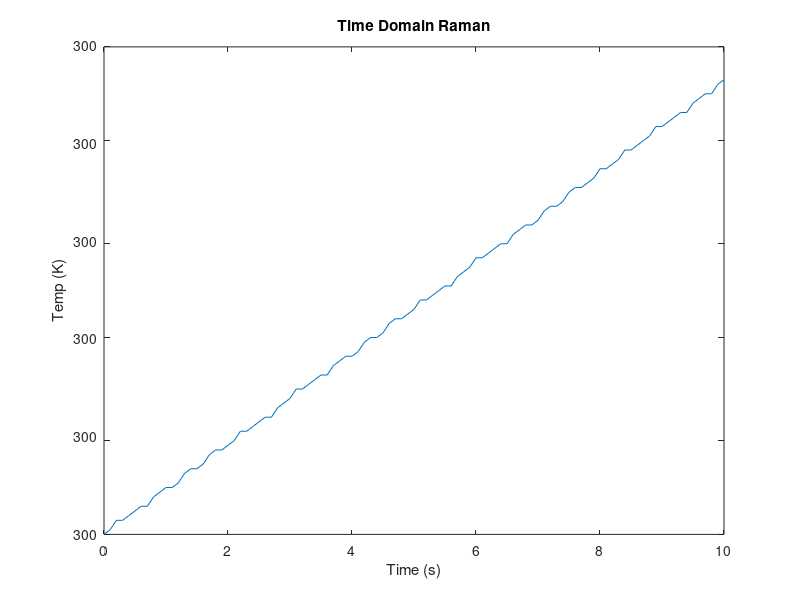
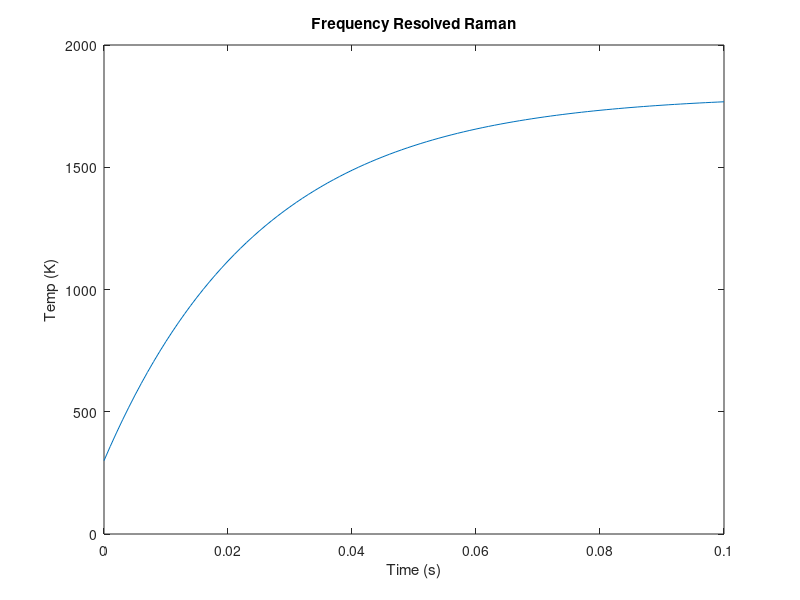
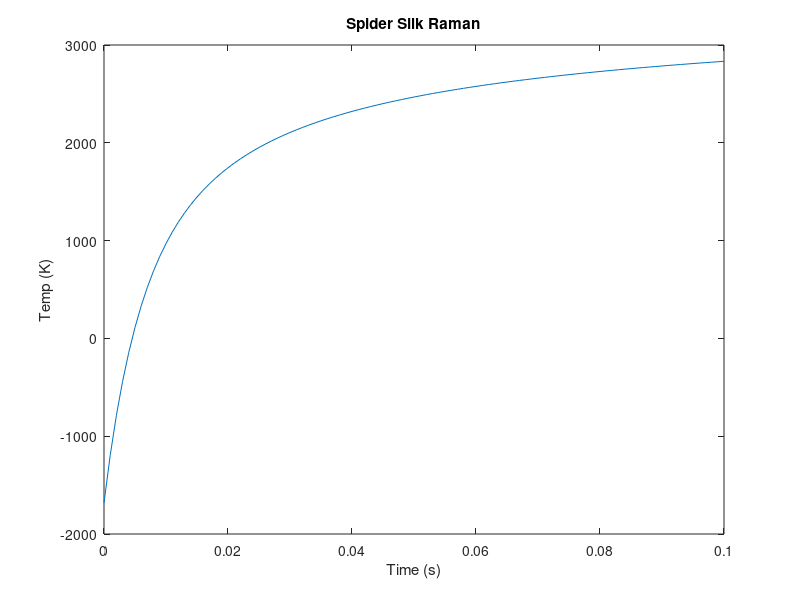
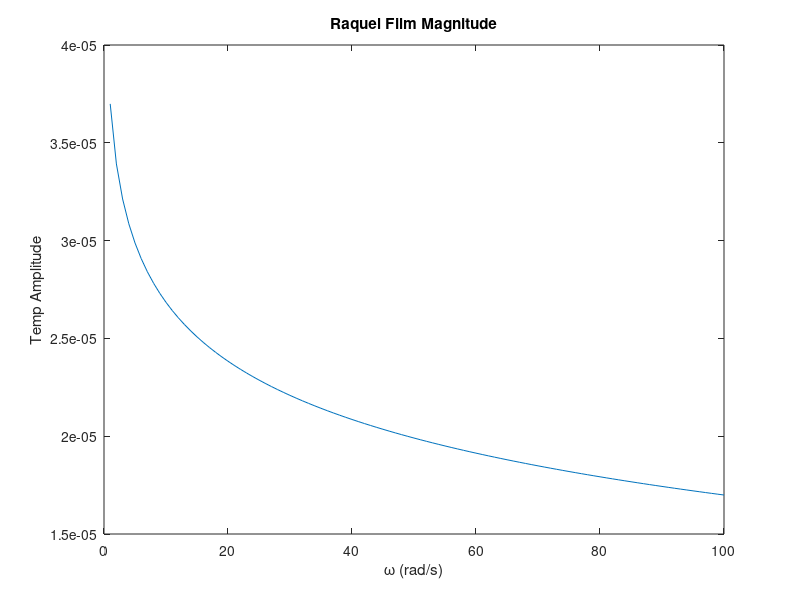

Write MATLAB code to recreate these figures, in order.
% https://www.mathworks.com/help/matlab/ref/integral.html
clc
clear all
close all

rho=10960; %kg/m^3
cp=237; %J/kg*K
k=8; %W/m*K
alpha = k/(cp*rho);
kg = 0.024; %air W/m*K
alphag = 1.9e-5; %air m^2/s
x1 = 418.95e-6; %m
x2 = 438.88e-6; %m
L = 450e-6; %m cantilever length
D1 = 31e-6; %Spot size, m
D2 = 65.3e-6; %spot size, m
thick = 2.5e-6; %m
h = 22e-6;
vol = D1*D2*thick;
P0 = 7.9e-3;
g = P0/vol;
eps = 0.1;          %emissivity
sigma = 5.67e-8;    %Stephan-Boltzman Constant
T0 = 300;
f0 = 2;

%% Time domain Raman
error_series=1e-15;
sum_series=0;
delta_T=1;
m=1;
t = [0:0.1:10]; %Time

while (delta_T>error_series)
        delta_T=(1/m^4/pi^4)*(1-exp(-m^2*pi^2*alpha*t))*...
            (cos(m*pi*x1/L) - cos(m*pi*x2/L))^2;
        sum_series=sum_series+delta_T;
        m=m+1;
    end

% top = (1/m^4/pi^4)*(1-exp(-m^2*pi^2*alpha*t))*(cos(m*pi*x1/L) - cos(m*pi*x2/L))^2;
% bottom = (1/m^4/pi^4)*(cos(m*pi*x1/L) - cos(m*pi*x2/L))^2;
% theta_s = top/bottom;

% sum = (1/m^4/pi^4)*(1-exp(-m^2*pi^2*alpha*t))*(cos(m*pi*x1/L) - cos(m*pi*x2/L))^2;
theta = (2*g*L^3)/((x2-x1)*k) * sum_series;
T = theta + T0;

figure;
plot(t,T);
xlabel('Time (s)')
ylabel('Temp (K)')
title('Time Domain Raman')


%% Freq Resolved Raman
error_series=1e-15;
sum_series=0;
delta_T=1;
m=1;
clear t
t = [0:0.001:0.1]; %Time
l = L-h/2;

while (delta_T>error_series)
        Cm = ((1-(-1)^m)*cos(-(m*pi*x1)/(2*l)))^2/(m^4*pi^4);
        delta_T=Cm * ((1-exp(-(m^2*pi^2*alpha*t)/(4*l^2)))/...
            (1+exp(-(m^2*pi^2*alpha)/(8*f0*l^2))));
        sum_series=sum_series+delta_T;
        m=m+1;
    end
C0 = 8*g*L^3/((l-x1)*k);
theta_pulse = C0 * sum_series;
T = theta_pulse+T0;


figure;
plot(t,T);
xlabel('Time (s)')
ylabel('Temp (K)')
title('Frequency Resolved Raman')


%% Spider Silk Model
% A_c = D^2*pi/4;
A_c = D1 * thick;
% A_l = 2*pi*D*L;
A_l = L*thick;
hr = 4*T0*eps*sigma;
hc = 0;
He = sqrt((hr+hc)*A_l/(k*A_c*L));
x = 100e-6;
xs = x/L;
Fo = alpha*t/L;
error_series=1e-15;
sum_series=0;
delta_T=1;
mm=1;
q = g;

Tss = (1/L^2/He^2)*(1-(sinh(L*He*xs)+sinh(L*He*(1-xs)))/sinh(L*He));
while (delta_T>error_series)
        delta_T=exp(-((2*mm-1)^2*pi^2 + L^2*He^2) * Fo) * sin((2*m-1)*pi*xs) / ...
            ((2*m-1)^3*pi^3 + L^2*He^2*(2*m-1)*pi);
        sum_series=sum_series+delta_T;
        mm=mm+1;
    end
Tts = -4*sum_series;
Ts = Tss + Tts;
T = Ts*q*L^2/k + T0;


figure;
plot(t,T);
xlabel('Time (s)')
ylabel('Temp (K)')
title('Spider Silk Raman')

%% Raquel - Thin Film, same surface temperature
P0 = 1e-3; %W of laser power
a = 10e-6; %m, diameter laser
h = 6.3;
ks = 10;
G = 0;
r=15e-6;
alpha = 5e-7;
% w = [1:100];
omega = [1:100];
% w = 1;

clear Ts
for ii=1:100
    w = omega(ii);

fun = @(d)d.*besselj(0,d*r).*exp(-d.^2*a^2/8)./(d.^2 + 1i*w/alpha)*...
    1./(1 + (d.^2 + 1i*w./alphag)./(ks*(d.^2 + 1i*w./alpha)) + h./(ks*(d.^2 + 1i*w./alpha)));
q = integral(fun,0,Inf,'RelTol',1e-8,'AbsTol',1e-13);
Ts(ii) = P0/(4*pi*k) * q;
end

figure;
plot(omega,abs(Ts));
xlabel('\omega (rad/s)')
ylabel('Temp Amplitude')
title('Raquel Film Magnitude')
figure;
plot(omega,unwrap(angle((Ts))));
xlabel('\omega (rad/s)')
ylabel('Temp Phase (rad)')
title('Raquel Film Phase')


%% Zilong - Thin Film







































%% Two laser model - w/o rad
% http://dx.doi.org/10.1063/1.4867166 View

r=logspace(-7,-5);
T0 = 300; %K
P_abs = 10e-3; %W
t = 3e-6; %m
r0 = r(end);

T_noRad = T0 - P_abs/(2*pi*t*k)*log(r/r0);
figure;plot(r,T_noRad)
title('Two Laser w/o rad Raman')
xlabel('r (m)')
ylabel('Temp (K)')
% figure;semilogx(r,T_noRad)
% figure;semilogy(r,T_noRad)

%%
%% Two laser model - w/ rad
% close all
% From Incropera C.17

r2 = r(end);
r1 = 10e-6;
epi = 0.3;
sigma = 5.67e-8;
h_r = 4*epi*sigma*T0^3;
% h_r=0;
q = P_abs/(pi*t*r1);
N = sqrt(2*h_r/(k*t));
I = find(r < r1);
Ir = I(end);

%%

for i =1:length(r)
    c1(i) = (-0.5*q*r1/k)*(besselk(0,N*r2)/(N*besseli(1,N*r1)*besselk(0,N*r2) +...
        N*besseli(0,N*r2)*besselk(1,N*r1)));
    c2(i) = -c1(i) * besseli(0,N*r2)/besselk(0,N*r2);
    T2(i) = c1(i)*besseli(0,N*r(i)) + c2(i)*besselk(0,N*r(i)) + T0;
    T2_r1 = c1(i)*besseli(0,N*r1) + c2(i)*besselk(0,N*r1) + T0;;
    T1(i) = ((q*r1^2)/(4*k))*(1-r(i)^2/r1^2) + T2_r1;
    
    if (i<=Ir)
        T_Rad(i) = T1(i);
    else
        T_Rad(i) = T2(i);
    end
end
% for i =1:length(r)
%     A(i) = -q*r1/(2*k*N*besselk(1,N*r1));
%     B(i) = ((besseli(0,N*r2)*besselk(1,N*r1) + besseli(1,N*r1)*besselk(0,N*r2))/besselk(1,N*r1))^-1;
%     c1(i) = A(i)*B(i);
%     C(i) = (q*r1 + 2*k*c1(i)*N*besseli(1,N*r1))/(2*k);
%     T2(i) = A(i)*B(i)*besseli(0,N*r(i)) + C(i)*besselk(0,N*r(i)) + T0;
%     T2_r1 = A(i)*B(i)*besseli(0,N*r1) + C(i)*besselk(0,N*r1) + T0;
%     T1(i) = ((q*r1^2)/(4*k))*(1-r(i)^2/r1^2) + T2_r1;
%     
%     if (i<=Ir)
%         T_Rad(i) = T1(i);
%     else
%         T_Rad(i) = T2(i);
%     end
% end

% 
% figure;loglog(r,T_Rad)
% figure;semilogx(r,T_Rad)
% figure;semilogy(r,T_Rad)

% figure;loglog(r,T_Rad)
% figure;semilogx(r,T_Rad)
% figure;semilogy(r,T_Rad)

% %% Two laser model - w/ rad
% % close all
% % From Incropera C.17
% 
% r2 = r(end);
% r1 = 1e-6;
% epi = 0.1;
% sigma = 5.67e-8;
% h_r = 4*epi*sigma*T0^3;
% % h_r=0;
% q = P_abs/(2*pi*t);
% z = sqrt(2*h_r/(k*t));
% 
% A = sqrt(z)*(sinh(sqrt(z)*log10(r2))^2 - cosh(sqrt(z)*log10(r2))*cosh(sqrt(z)*log10(r1)))/sinh(sqrt(z)*log10(r2));
% 
% for i =1:length(r)
%     B(i) = ((q*r1^2)/(4*k))*(1-r(i)^2/r1^2);
%     C(i) = ((q*r1^2)/(2*k))*A^(-1)*(cosh(sqrt(z)*log10(r1))+cosh(sqrt(z)*log10(r2))*cosh(sqrt(z)*log10(r1))/sinh(sqrt(z)*log10(r2)));
%     D(i) = ((q*r1^2)/(2*k))*A^(-1)*cosh(sqrt(z)*log10(r(i)));
%     E(i) = ((1*r1^2)/(2*k))*A^(-1)*cosh(sqrt(z)*log10(r2))/sinh(sqrt(z)*log10(r2))*sinh(sqrt(z)*log10(r(i)));
%     T_Rad(i) = B(i)+C(i)+D(i)+E(i) + T0;
% end
% 
% 
% % figure;loglog(r,T_Rad)
% % figure;semilogx(r,T_Rad)
% % figure;semilogy(r,T_Rad)

%%
% figure;
% semilogx(r,T_Rad)
% hold all
% semilogx(r,T_noRad,'+')
% legend('Rad','No Rad')

% 
% figure;
% loglog(r,T_Rad)
% hold all
% loglog(r,T_noRad,'+')
% legend('Rad','No Rad')